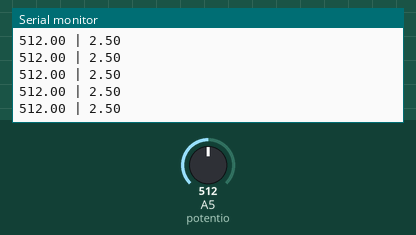
Bench run of a sketch on a simulated Arduino Uno, built with avr-gcc and run on an emulated ATmega328P. Shown: the last lines printed to the serial monitor. The test bench sets the inputs (shaded band); at power-on: A5 (potentio) = 512.

Above: at 1.2 s.
1.3 s: A5 (potentio) set to 989
At 2.2 s:
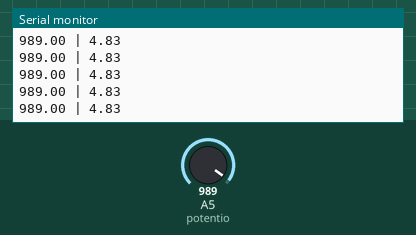
2.8 s: A5 (potentio) set to 1008
At 3.8 s:
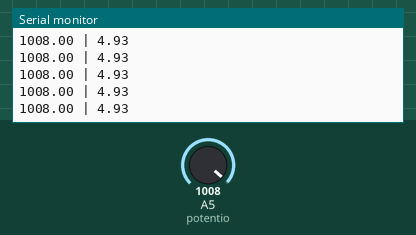
Timing chart, 0 to 5.8 s (numbered marks = the images above; inputs shaded):
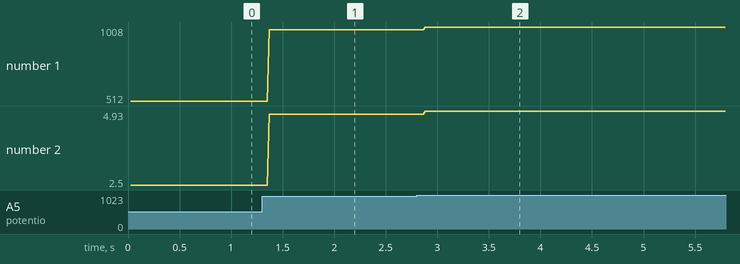

The sketch:

mini_test_td1_exo1.ino
```cpp
const int potentio=19;
float val_potentio=0;

void setup() {
  // put your setup code here, to run once:
  Serial.begin(9600);
  Serial.println("--- Program Started ---");
}

void loop() {
  // put your main code here, to run repeatedly:

  val_potentio = analogRead(potentio);
  Serial.print(val_potentio);
  Serial.print(" | ");
  Serial.println(val_potentio * 5 /1023);

}
```

Measured:
- after the input at 1.3 s, the serial monitor: prints a new line after 0.07 s (image 1)
- after the input at 2.8 s, the serial monitor: prints a new line after 0.08 s (image 2)
- plotted number 1: 512 → 989 after the input at 1.3 s, 989 → 1008 after the input at 2.8 s
- plotted number 2: 2.5 → 4.83 after the input at 1.3 s, 4.83 → 4.93 after the input at 2.8 s
